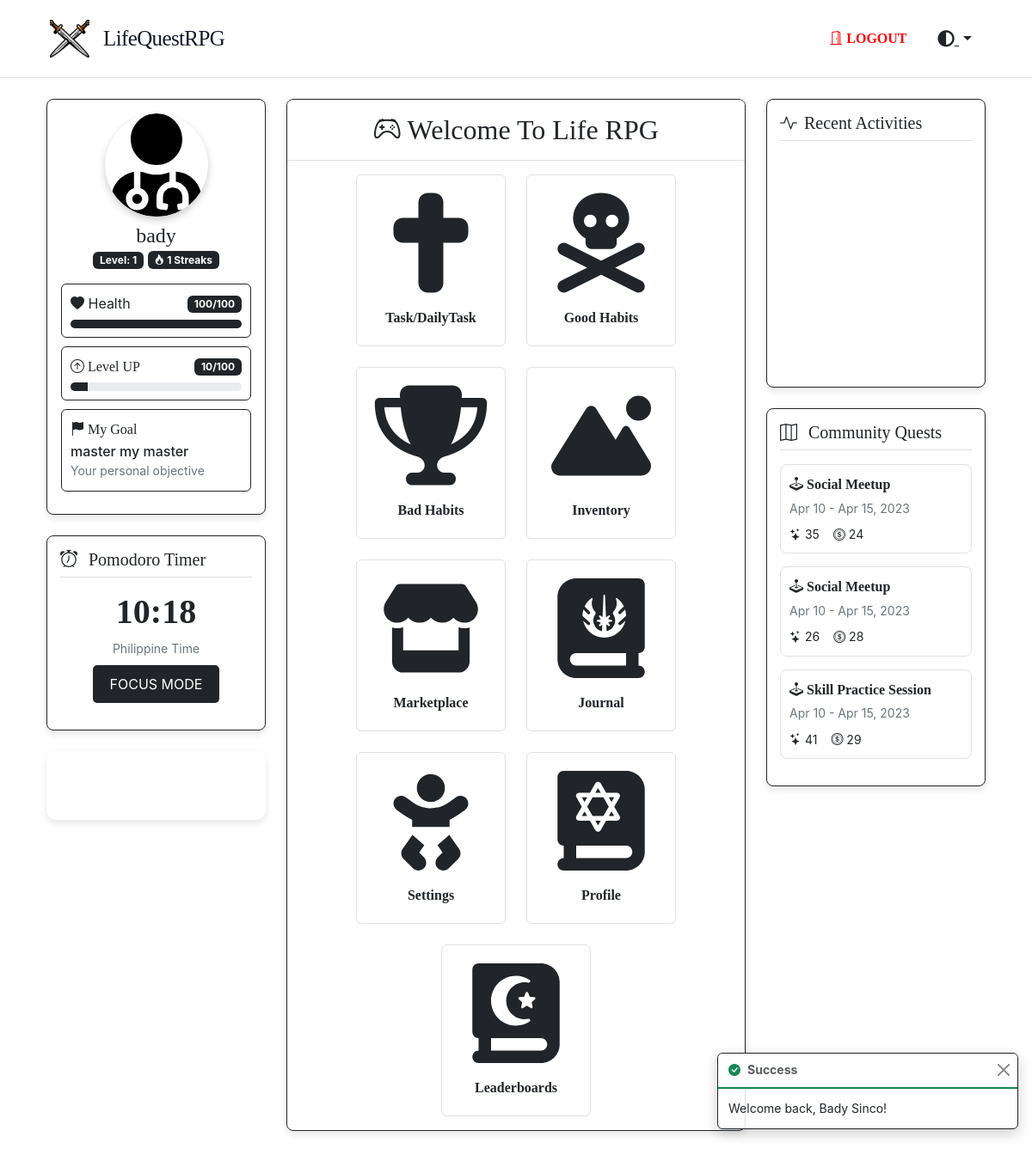
/ (signed in), run on the app's committed database.
### tables this page shows
CREATE TABLE `userstats` (
  `id` int NOT NULL,
  `user_id` int DEFAULT NULL,
  `level` int NOT NULL,
  `xp` int NOT NULL,
  `health` int DEFAULT '3',
  `avatar_id` int DEFAULT NULL,
  `objective` varchar(255) DEFAULT NULL,
  `physicalHealth` int DEFAULT '5',
  `mentalWellness` int DEFAULT '5',
  `personalGrowth` int DEFAULT '5',
  `careerStudies` int DEFAULT '5',
  `finance` int DEFAULT '5',
  `homeEnvironment` int DEFAULT '5',
  `relationshipsSocial` int DEFAULT '5',
  `passionHobbies` int DEFAULT '5'
);

CREATE TABLE `users` (
  `id` int NOT NULL,
  `email` varchar(255) NOT NULL,
  `username` varchar(50) DEFAULT NULL,
  `password` varchar(255) NOT NULL,
  `name` varchar(255) DEFAULT NULL,
  `role` enum('admin','user') DEFAULT 'user',
  `created_at` timestamp NULL DEFAULT CURRENT_TIMESTAMP,
  `updated_at` timestamp NULL DEFAULT CURRENT_TIMESTAMP ON UPDATE CURRENT_TIMESTAMP,
  `coins` int DEFAULT '0',
  `character_created` tinyint(1) DEFAULT '0' COMMENT 'Tracks if character setup is complete',
  `email_notifications` tinyint(1) DEFAULT '1',
  `task_reminders` tinyint(1) DEFAULT '1',
  `achievement_alerts` tinyint(1) DEFAULT '1',
  `theme` varchar(20) DEFAULT 'light',
  `color_scheme` varchar(20) DEFAULT 'default'
);

CREATE TABLE `user_event` (
  `id` int NOT NULL,
  `user_id` int NOT NULL,
  `event_name` varchar(255) NOT NULL,
  `event_description` text NOT NULL,
  `start_date` timestamp NOT NULL DEFAULT CURRENT_TIMESTAMP ON UPDATE CURRENT_TIMESTAMP,
  `end_date` timestamp NOT NULL DEFAULT '0000-00-00 00:00:00',
  `reward_xp` int NOT NULL DEFAULT '0',
  `reward_coins` int NOT NULL DEFAULT '0',
  `status` enum('active','inactive') DEFAULT 'active',
  `created_at` timestamp NOT NULL DEFAULT CURRENT_TIMESTAMP,
  `updated_at` timestamp NOT NULL DEFAULT CURRENT_TIMESTAMP ON UPDATE CURRENT_TIMESTAMP
);

### app/Views/dashboard.php (the view, shortened to what the rows shown need)
<div class="container">
  <div class="row">
    <div class="col-md-3 col-lg-3 mb-4">
      <div class="profile-panel p-3 mb-4">
        <div class="text-center mb-3">
          <div class="profile-avatar bg-white text-dark mb-2">
            <?php $avatarId = isset($userStats['avatar_id']) ? $userStats['avatar_id'] : 1; ?>
            <img src="/assets/images/avatars/avatar<?= $avatarId ?>.svg" alt="Character Avatar"
              class="img-fluid rounded-circle " id="profile-avatar">
          </div>
          <h4 class="mb-0" style="font-family: 'Pixelify Sans', serif;"><?= $userStats['username'] ?></h4>
          <div>
            <?php foreach ($userStreaks as $type => $streak): ?>
              <?php
              $label = '';
              switch ($type) {
                case 'check_in':
                  $label = 'Login';
                  break;
              }
              $flameClass = '';
              if ($streak['current_streak'] >= 30) {
                $flameClass = 'text-danger';
              } else if ($streak['current_streak'] >= 7) {
                $flameClass = 'text-warning';
              } else {
                $flameClass = 'text-white';
              }
              ?>
              <?php if ($label == 'Login'): ?>
                <div class="">
                  <span class="streak-count">
                    <div class="badge bg-dark">Level: <?= $userStats['level'] ?></div>
                    <span class="badge bg-dark"> <i style="color: #fff ;" class="bi bi-fire <?= $flameClass ?>"></i>
                      <?= $streak['current_streak'] ?> Streaks</span>
                  </span>
                </div>
              <?php endif; ?>
            <?php endforeach; ?>
          </div>
        </div>
        <div class="stat-box">
          <div class="d-flex justify-content-between align-items-center mb-1">
            <span><i class="bi bi-heart-fill"></i> Health</span>
            <span class="badge bg-dark"><?= $userStats['health'] ?>/100</span>
          </div>
        </div>
        <div class="stat-box">
          <div class="d-flex justify-content-between align-items-center mb-1">
            <span style="font-family: 'Pixelify Sans', serif;"><i class="bi bi-arrow-up-circle"></i>
              Level UP</span>
            <?php $xpThreshold = $userStats['level'] * 100; ?>
            <span class="badge bg-dark"><?= $userStats['xp'] ?>/<?= $xpThreshold ?></span>
          </div>
        </div>
        <div class="stat-box">
          <div class="d-flex justify-content-between align-items-center mb-1">
            <span style="font-family: 'Pixelify Sans', serif;"><i class="bi bi-flag-fill"></i> My Goal</span>
          </div>
          <h6 class="mb-0"><?= $userStats['objective'] ?></h6>
          <small class="text-muted">Your personal objective</small>
        </div>
      </div>
      <div class="pomodoro-panel mb-4">
        <div class="d-flex flex-column align-items-center justify-content-center mb-3">
          <h1 class="fw-bold text-center" style="font-family: 'Pixelify Sans', serif;" id="ph-time">
          </h1>
        </div>
      </div>
    </div>
    <div class="col-md-6 col-lg-6 mb-4">
      <div class="card mb-4">
        <div class="card-header bg-white">
          <h2 class="text-center my-2" style="font-family: 'Pixelify Sans', serif;">
            <i class="bi bi-controller"></i> Welcome To Life RPG
          </h2>
        </div>
      </div>
    </div>
    <div class="col-md-3 col-lg-3">
      <div class="quest-panel">
        <?php
        $count = 0;
        foreach ($events as $event):
          if ($count >= 3)
            break;
          $count++;
          ?>
          <a href="/taskevents/<?= $event['id'] ?>" class="event-card-btn">
            <div class="event-card">
              <div class="fw-bold mb-1" style="font-family: 'Pixelify Sans', serif;">
                <i class="bi bi-joystick"></i> <?= $event['event_name'] ?>
              </div>
              <div class="small text-muted">
                <div>Apr 10 - Apr 15, 2023</div>
              </div>
              <div class="d-flex mt-2">
                <div class="me-3 small">
                  <i class="bi bi-stars"></i> <?= $event['reward_xp'] ?>
                </div>
                <div class="small">
                  <i class="bi bi-coin"></i> <?= $event['reward_coins'] ?>
                </div>
              </div>
            </div>
          </a>
        <?php endforeach; ?>
      </div>
    </div>
  </div>
</div>
<link rel="stylesheet" href="<?= \App\Core\Helpers::asset('css/dashboard.css') ?>">
<link rel="stylesheet" href="<?= \App\Core\Helpers::asset('css/pomodoro.css') ?>">

### data on the page
userstats: user.username "bady", level "1", health "100", xp "10", level "100", objective "master my master"
user_event: event_name "Social Meetup", reward_xp "35", reward_coins "24"
user_event: event_name "Social Meetup", reward_xp "26", reward_coins "28"
user_event: event_name "Skill Practice Session", reward_xp "41", reward_coins "29"

### other printed values
$streak['current_streak'] "1"
$_SESSION['success'] "Welcome back, Bady Sinco!"
